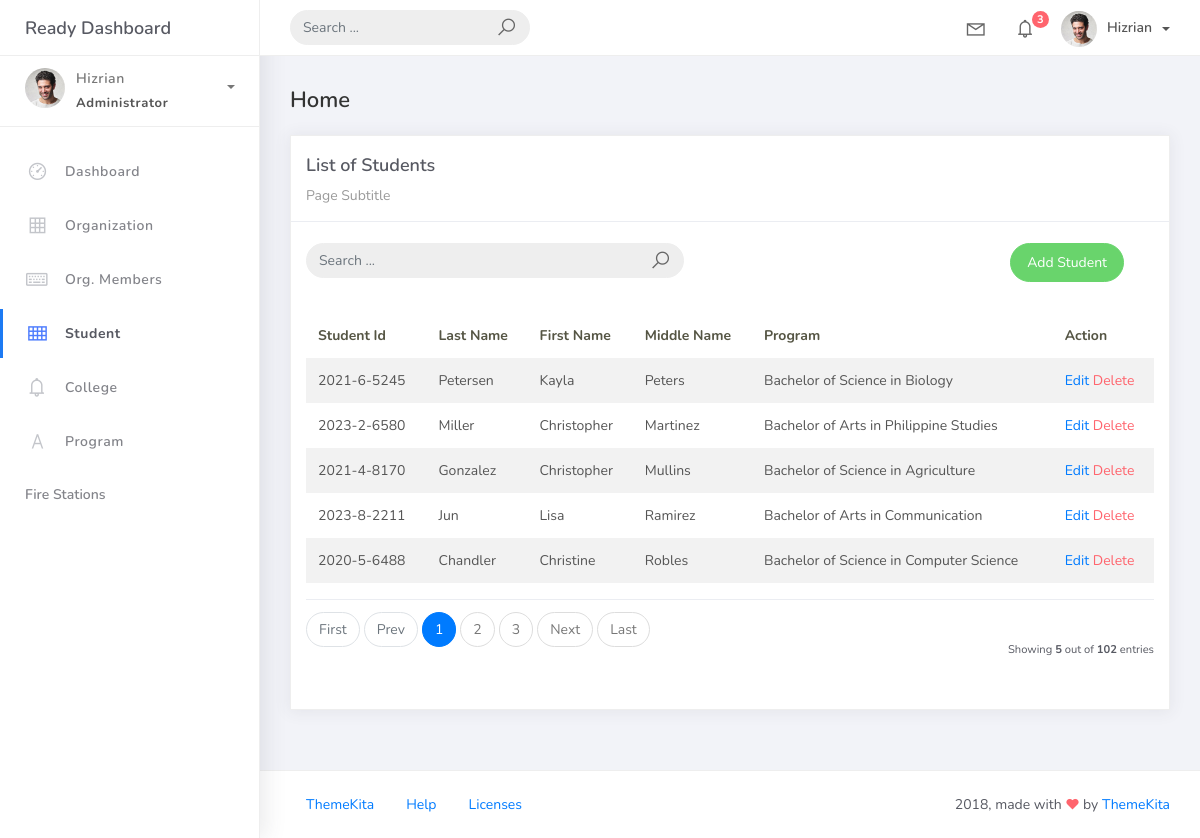
The app's page /student_list, older data.
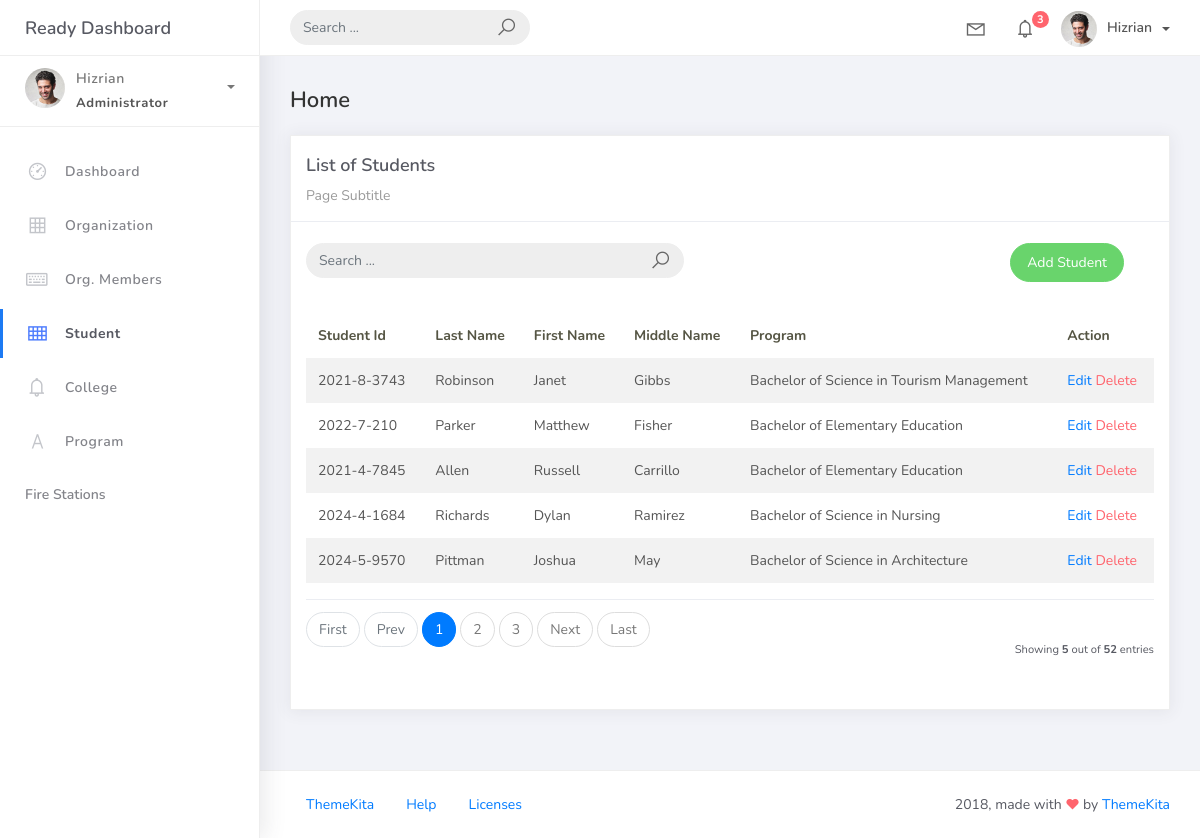
The same page, newer data.
### studentorg/models.py (models this page shows, shortened)
class BaseModel(models.Model):
    created_at = models.DateTimeField(auto_now_add=True, db_index=True)
    updated_at = models.DateTimeField(auto_now=True)
    class Meta:
        abstract = True

class Student(BaseModel):
    student_id = models.CharField(max_length=15)
    lastname = models.CharField(max_length=25)
    firstname = models.CharField(max_length=50)
    middlename = models.CharField(max_length=25, blank=True, null=True)
    program = models.ForeignKey(Program, on_delete=models.CASCADE)

class Program(BaseModel):
    prog_name = models.CharField(max_length=150)
    college = models.ForeignKey(College, on_delete=models.CASCADE)
    def __str__(self):
        return self.prog_name

### studentorg/views.py (the view, shortened to what this page needs)
# urls.py: path("student_list", StudentList.as_view(), name="student-list"),
class StudentList(ListView):
    model = Student
    context_object_name = "student"
    template_name = "student_list.html"
    paginate_by = 5
    def get_queryset(self, *args, **kwargs):
        qs = super(StudentList, self).get_queryset(*args, **kwargs)
        return qs

### templates/student_list.html
{% extends 'base.html' %}
{% load static %}
{% block content %}
  <div class="content">
    <div class="container-fluid">
      <h4 class="page-title">Home</h4>
      <div class="row">
        <div class="col-md-12">
          <div class="card">
            <div class="card-header">
              <div class="card-title">List of Students</div>
              <div class="card-category">Page Subtitle</div>
            </div>
            <br />
            <div class="col-md-12 row">
              <div class="col-md-6">
                <form class="navbar-left navbar-form nav-search mr-md-3" action="{% url 'student-list' %}">
                  <div class="input-group">
                    <input type="text" placeholder="Search ..." class="form-control" name="q" />
                    <div class="input-group-append">
                      <span class="input-group-text"><i class="la la-search search-icon"></i></span>
                    </div>
                  </div>
                </form>
              </div>
              <div class="col-md-6">
                <div class="pull-right">
                  <a href="{% url 'student-add' %}" class="btn btn-success btn-rounded">Add Student</a>
                </div>
              </div>
            </div>
            <div class="card-body">
              <table class="table table-striped mt-3">
                <thead>
                  <tr>
                    <th scope="col">Student Id</th>
                    <th scope="col">Last Name</th>
                    <th scope="col">First Name</th>
                    <th scope="col">Middle Name</th>
                    <th scope="col">Program</th>
                    <th scope="col">Action</th>
                  </tr>
                </thead>
                <tbody>
                  {% for object in object_list %}
                    <tr>
                      <td>{{ object.student_id }}</td>
                      <td>{{ object.lastname }}</td>
                      <td>{{ object.firstname }}</td>
                      <td>{{ object.middlename }}</td>
                      <td>{{ object.program }}</td>
                      <td>
                        <a href="student_list/{{ object.id }}">Edit</a>
                        <a href="student_list/{{ object.id }}/delete" class="text-danger">Delete</a>
                      </td>
                    </tr>
                    {% empty %}
                    <tr>
                      <td colspan="4" style="text-align: center">
                        <p class="text-sm font-weight-bold mb-0">No Records Found</p>
                      </td>
                    </tr>
                  {% endfor %}
                </tbody>
              </table>
              {% include 'includes/pagination.html' %}
            </div>
          </div>
        </div>
      </div>
    </div>
  </div>
{% endblock %}

Row changes from the older to the newer data that the page shows:
removed Student: student_id "2023-2-6580", lastname "Miller", firstname "Christopher", middlename "Martinez", program "Bachelor of Arts in Philippine Studies"
changed Student: student_id "2021-6-5245" → "2021-8-3743"; lastname "Petersen" → "Robinson"; firstname "Kayla" → "Janet"; middlename "Peters" → "Gibbs"; program "Bachelor of Science in Biology" → "Bachelor of Science in Tourism Management"
added Student: student_id "2022-7-210", lastname "Parker", firstname "Matthew", middlename "Fisher", program "Bachelor of Elementary Education"
changed Student: student_id "2021-4-8170" → "2021-4-7845"; lastname "Gonzalez" → "Allen"; firstname "Christopher" → "Russell"; middlename "Mullins" → "Carrillo"; program "Bachelor of Science in Agriculture" → "Bachelor of Elementary Education"
changed Student "Ramirez": student_id "2023-8-2211" → "2024-4-1684"; lastname "Jun" → "Richards"; firstname "Lisa" → "Dylan"; program "Bachelor of Arts in Communication" → "Bachelor of Science in Nursing"
changed Student: student_id "2020-5-6488" → "2024-5-9570"; lastname "Chandler" → "Pittman"; firstname "Christine" → "Joshua"; middlename "Robles" → "May"; program "Bachelor of Science in Computer Science" → "Bachelor of Science in Architecture"
Text that changed along with them:
{{ paginator.count }}: "102" → "52"
